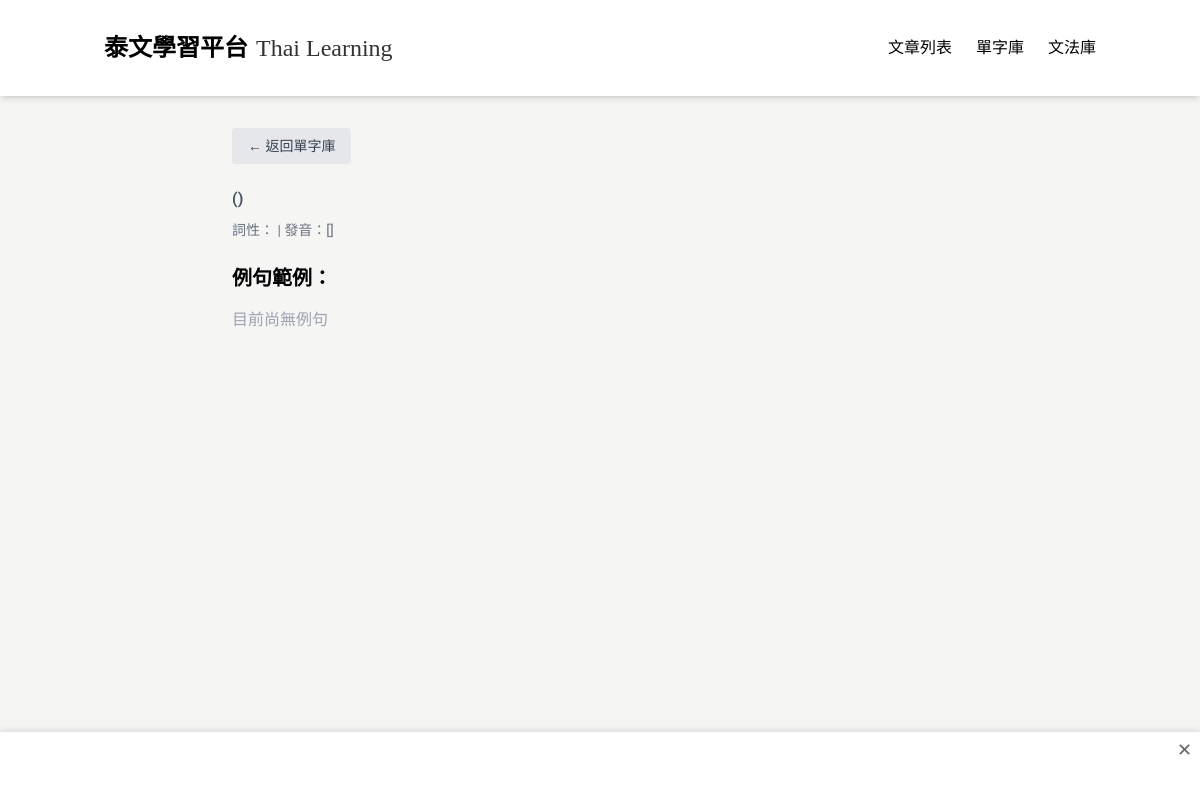
Page /word/534 on the earlier database version.
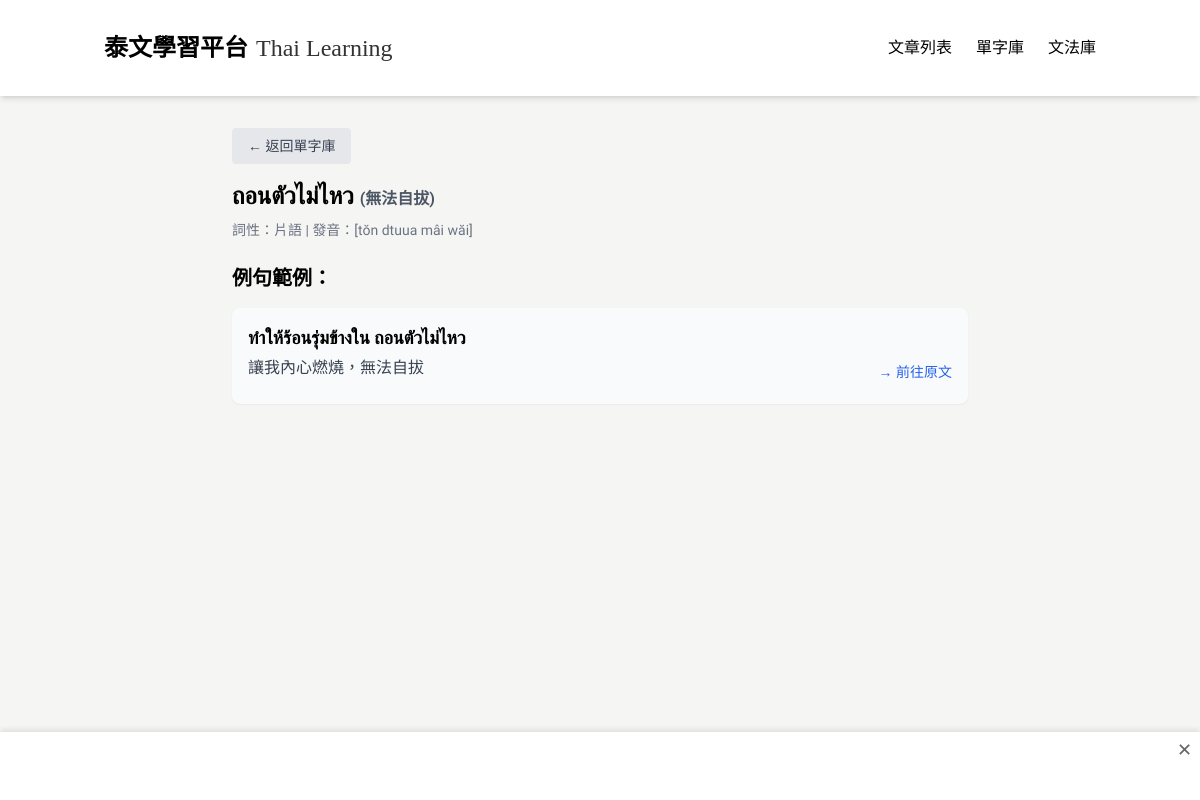
Same page on the later database version.
### tables this page shows
CREATE TABLE Word (
            id INTEGER PRIMARY KEY AUTOINCREMENT,
            thai TEXT,
            chinese TEXT,
            type TEXT,
            pronunciation TEXT,
            articleId INTEGER,
            createdAt TEXT,
            updatedAt TEXT
        );

CREATE TABLE WordExample (
    id INTEGER PRIMARY KEY AUTOINCREMENT,
    thai TEXT NOT NULL,
    chinese TEXT NOT NULL,
    wordId INTEGER NOT NULL,
    createdAt TEXT NOT NULL,
    updatedAt TEXT NOT NULL, articleId INTEGER REFERENCES Article(id),
    FOREIGN KEY (wordId) REFERENCES Word(id)
);

### app_sqlite.py (the view)
@app.route('/word/<int:word_id>')
def word_detail(word_id):
    conn = get_db_connection()
    word = conn.execute('SELECT * FROM Word WHERE id = ?', (word_id,)).fetchone()
    articles = conn.execute("""
        SELECT Article.*
        FROM Article
        JOIN WordArticle ON Article.id = WordArticle.articleId
        WHERE WordArticle.wordId = ? AND Article.status = 'published'
        ORDER BY Article.createdAt DESC
    """, (word_id,)).fetchall()
    examples = conn.execute("""
        SELECT * FROM WordExample
        WHERE wordId = ?
        ORDER BY createdAt DESC
    """, (word_id,)).fetchall()
    conn.close()
    return render_template('word_detail.html', word=word, articles=articles, examples=examples)

### app_sqlite.py (called while the page is built)
def get_db_connection():
    base_path = os.path.dirname(os.path.abspath(__file__))
    db_path = os.path.join(base_path, 'data.db')
    conn = sqlite3.connect(db_path)  # SQLite 檔名
    conn.row_factory = sqlite3.Row     # 讓取出的資料像字典一樣操作
    return conn

### templates/word_detail.html (shortened to what this page needs)
{% extends "base.html" %}
{% block content %}
<div class="max-w-3xl mx-auto px-4 py-8">
  <div class="mb-4">
    <a href="/vocabulary" class="inline-block px-4 py-2 bg-gray-200 text-gray-700 rounded hover:bg-gray-300 text-sm">
      ← 返回單字庫
    </a>
  </div>
  <h1 class="text-2xl font-bold mb-2">{{ word.thai }} <span class="text-base text-gray-600">({{ word.chinese }})</span></h1>
  <p class="text-sm text-gray-500 mb-6">詞性：{{ word.type }} | 發音：[{{ word.pronunciation }}]</p>
  <h2 class="text-xl font-semibold mb-4">例句範例：</h2>
  <ul class="space-y-4">
    {% for example in examples %}
    <li class="bg-gray-50 p-4 rounded-lg shadow-sm">
      <p class="thai-text text-lg font-semibold mb-1">{{ example.thai }}</p>
      <div class="flex justify-between items-center">
        <p class="text-gray-700 mb-2">{{ example.chinese }}</p>
        {% if example.articleId %}
          <a href="/article/{{ example.articleId }}" class="text-sm text-blue-600 hover:underline ml-4 whitespace-nowrap">→ 前往原文</a>
        {% else %}
          <span class="text-sm text-gray-400 ml-4 whitespace-nowrap">無原文連結</span>
        {% endif %}
      </div>
    </li>
    {% else %}
    <li class="text-gray-400">目前尚無例句</li>
    {% endfor %}
  </ul>
</div>
{% endblock %}

Differences in the rows shown:
added Word: thai "ถอนตัวไม่ไหว", chinese "無法自拔", type "片語", pronunciation "tŏn dtuua mâi wăi"
added WordExample: thai "ทําให้ร้อนรุ่มข้างใน ถอนตัวไม่ไหว", chinese "讓我內心燃燒，無法自拔"
Other differences:
text no longer shown: "目前尚無例句"
